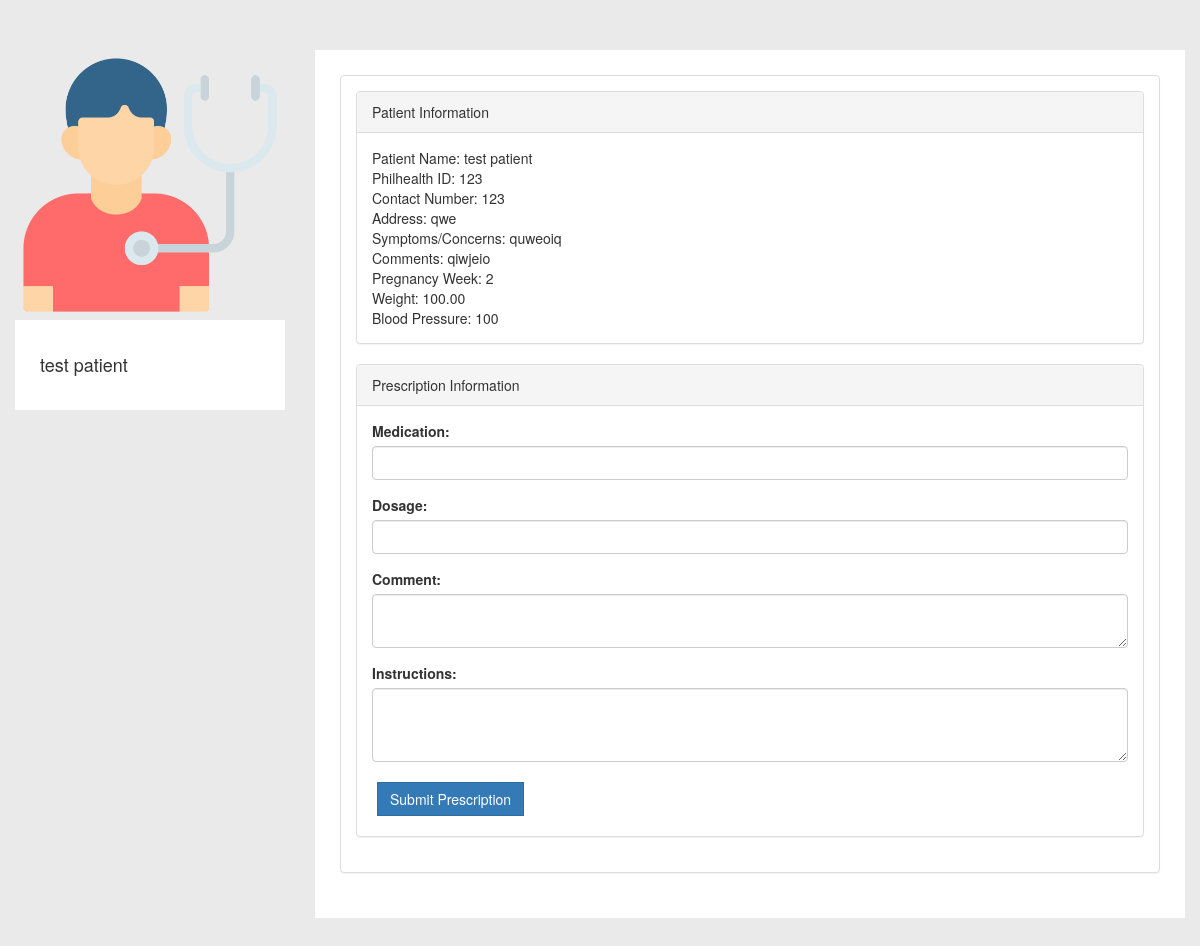
Before: /doctor/prenatalPrescription.php?philhealthId=123 (signed in) with the older database file.
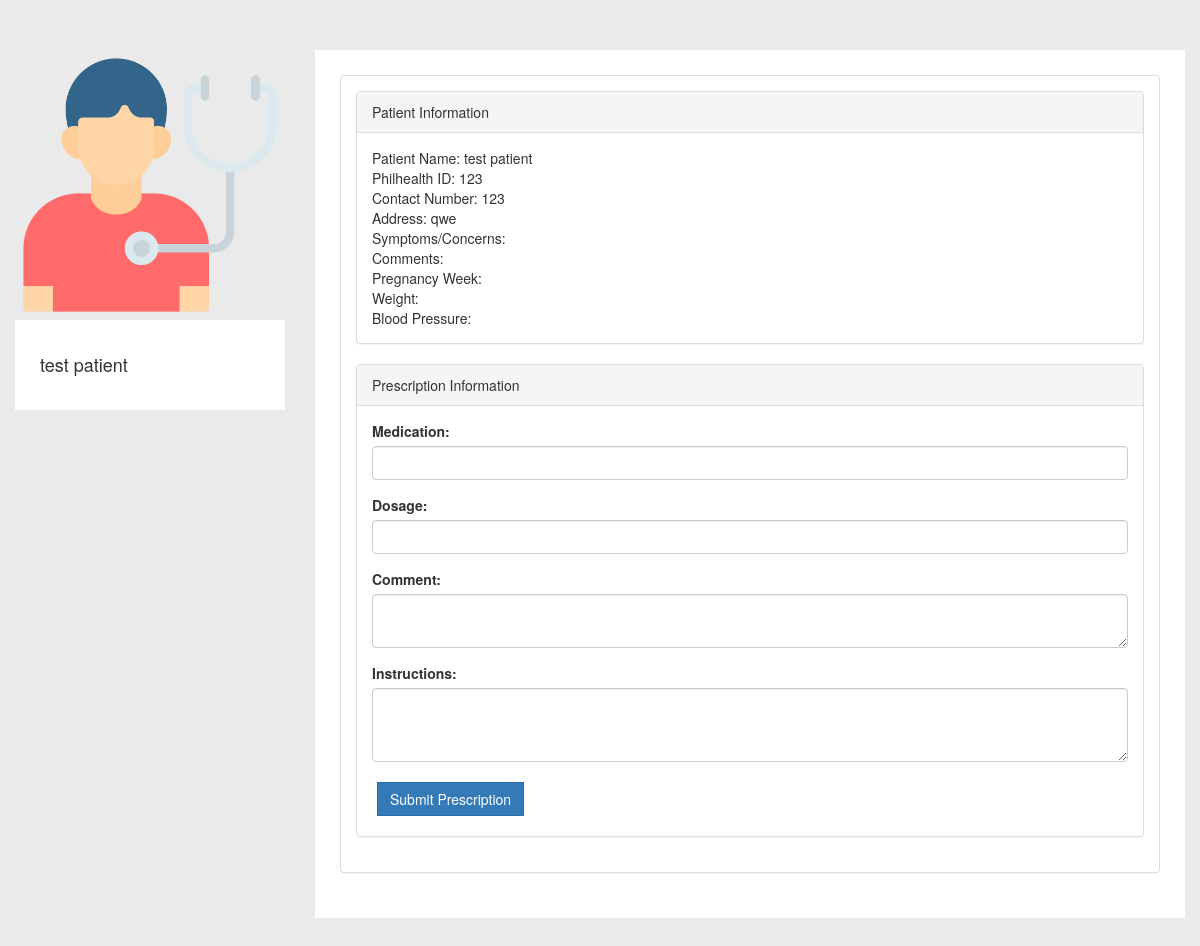
After: the same page with the newer database file.
### tables this page shows
CREATE TABLE `appointment` (
  `appId` int(3) NOT NULL,
  `philhealthId` bigint(12) NOT NULL,
  `scheduleId` int(10) NOT NULL,
  `appSymptom` varchar(100) NOT NULL,
  `appComment` varchar(100) NOT NULL,
  `status` varchar(10) NOT NULL DEFAULT 'process',
  `pregnancyWeek` varchar(255) DEFAULT NULL,
  `weight` varchar(255) DEFAULT NULL,
  `bloodPressure` varchar(20) DEFAULT NULL
);

### doctor/prenatalPrescription.php (the view, shortened to what this page needs)
<?php
include_once '../assets/conn/dbconnect.php';
$res = mysqli_query($con, "SELECT * FROM patient WHERE philHealthId=" . $_GET['philhealthId']);
$userRow = mysqli_fetch_array($res, MYSQLI_ASSOC);
$res1 = mysqli_query($con, "SELECT * FROM appointment WHERE philHealthId=" . $_GET['philhealthId']);
$userRow1 = mysqli_fetch_array($res1, MYSQLI_ASSOC);
?>
<!DOCTYPE html>
<html>
<head>
    <link href="../assets/css/bootstrap.min.css" rel="stylesheet">
    <link href="../assets/css/default/style.css" rel="stylesheet">
    <link href="../assets/css/default/blocks.css" rcel="stylesheet">
    <link rel="stylesheet" href="https://formden.com/static/cdn/font-awesome/4.4.0/css/font-awesome.min.css" />
</head>
<body>
    <div class="container">
        <section style="padding-bottom: 50px; padding-top: 50px;">
            <div class="row">
                <div class="row">
                    <div class="col-md-3 col-sm-3">
                        <div class="user-wrapper">
                            <img src="../patient/assets/img/patient.png" class="img-responsive" />
                            <div class="description">
                                <h4><?php echo $userRow['patientFirstName']; ?> <?php echo $userRow['patientLastName']; ?></h4>
                            </div>
                        </div>
                    </div>
                    <div class="col-md-9 col-sm-9  user-wrapper">
                        <div class="description">
                            <div class="panel panel-default">
                                <div class="panel-body">
                                    <div class="panel panel-default">
                                        <div class="panel-heading">Patient Information</div>
                                        <div class="panel-body">
                                            Patient Name: <?php echo $userRow['patientFirstName'] ?> <?php echo $userRow['patientLastName'] ?><br>
                                            Philhealth ID: <?php echo $userRow['philhealthId'] ?><br>
                                            Contact Number: <?php echo $userRow['patientPhone'] ?><br>
                                            Address: <?php echo $userRow['patientAddress'] ?><br>
                                            Symptoms/Concerns: <?php echo $userRow1['appSymptom'] ?><br>
                                            Comments: <?php echo $userRow1['appComment'] ?><br>
                                            Pregnancy Week: <?php echo $userRow1['pregnancyWeek'] ?><br>
                                            Weight: <?php echo $userRow1['weight'] ?><br>
                                            Blood Pressure: <?php echo $userRow1['bloodPressure'] ?><br>
                                        </div>
                                    </div>
                                    <form action="" method="POST">
                                        <div class="panel panel-default">
                                            <div class="panel-heading">Prescription Information</div>
                                            <div class="panel-body">
                                                <div class="form-group">
                                                    <label for="medication">Medication:</label>
                                                    <input type="text" class="form-control" name="medication" required>
                                                </div>
                                                <div class="form-group">
                                                    <label for="dosage">Dosage:</label>
                                                    <input type="text" class="form-control" name="dosage" required>
                                                </div>
                                                <div class="form-group">
                                                    <label for="message-text" class="control-label">Comment:</label>
                                                    <textarea class="form-control" name="comment" required></textarea>
                                                </div>
                                                <div class="form-group">
                                                    <label for="instructions">Instructions:</label>
                                                    <textarea class="form-control" name="instructions" rows="3" required></textarea>
                                                </div>
                                                <button type="submit" name="prescription" class="btn btn-primary">Submit Prescription</button>
                                            </div>
                                        </div>
                                    </form>
                                </div>
                            </div>
                        </div>
                    </div>
                </div>
            </div>
            <link rel="stylesheet" href="https://cdnjs.cloudflare.com/ajax/libs/bootstrap-datepicker/1.4.1/css/bootstrap-datepicker3.css" />
</body>
</html>

Changed rows visible on the page:
removed appointment: appSymptom "quweoiq", appComment "qiwjeio", pregnancyWeek "2", weight "100.00", bloodPressure "100"
